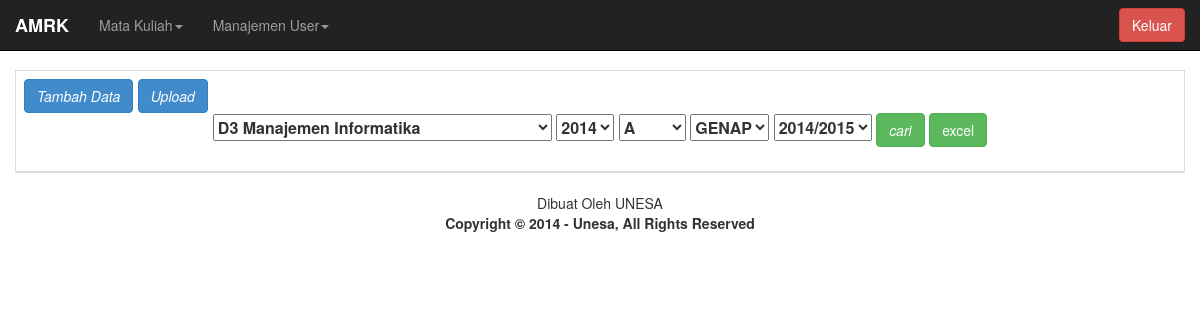
The app's page /admin/jadwal/jadwal.php with its own data.
### tables this page shows
CREATE TABLE IF NOT EXISTS `web` (
  `id` int(10) NOT NULL,
  `pembuat` varchar(100) DEFAULT NULL,
  `lisensi` varchar(100) DEFAULT NULL,
  `judul` varchar(100) DEFAULT NULL,
  PRIMARY KEY (`id`)
);

### admin/jadwal/jadwal.php (the view, shortened to what this page needs)
<?php
  include "../../koneksi/conn.php";
 ?>
<html lang="en"><head><meta http-equiv="Content-Type" content="text/html; charset=UTF-8">
    <link href="../../css/bootstrap.min.css" rel="stylesheet" media="screen">
    <link href="../../css/template.css" rel="stylesheet">
  </head>
  <body>
    <nav class="navbar navbar-inverse navbar-fixed-top" role="navigation">
      <div class="container-fluid">
        <div class="navbar-header">
          <a class="navbar-brand"><?php
$sql = "SELECT * FROM web";
 $result = $sqli->query($sql);
while($tampil=$result->fetch_assoc())
{
 echo  "<b>" .$tampil["judul"]. "</b>" ;
   }
?></a>
        </div>
        <div id="navbar" class="collapse navbar-collapse">
          <ul class="nav navbar-nav">
          <li class="dropdown">
          <a href="#" class="dropdown-toggle" data-toggle="dropdown" role="button" aria-expanded="false">Mata Kuliah<span class="caret"></span></a>
        </li>
        <li class="dropdown">
          <a href="#" class="dropdown-toggle" data-toggle="dropdown" role="button" aria-expanded="false">Manajemen User<span class="caret"></span></a>
        </li>
          </ul>
          <ul class="nav navbar-nav navbar-right">
          <form action="../fungsi/logout.php" method="post" class="navbar-form navbar-left" role="logout">
          <input type="submit" name="keluar" value="Keluar" class="btn btn-danger">
          </form>
          </ul>
        </div>
        </div>
    </nav>
<?php
    $prodi ="";
    $kelas ="";
  $angkatan = "";
  $semester = "";
  $thajaran = "";
  ?>
<div class="container-fluid">
<div class="table-responsive">
<table class="table table-bordered table-striped">
<thead>
    <tr>
        <th><div class="control-group">
    <div class="controls">
      <a href="#dialog-jadwal" id="0" class="btn btn-primary tambah" data-toggle="modal">
        <i class="icon-plus">Tambah Data </i>
      </a>
              <a href="#dialog-jadwal" id="0" class="btn btn-primary upload" data-toggle="modal">
        <i class="icon-plus">Upload </i>
      </a>
<center><form class="form-horizontal" method="post" id="form-jadwal" action="jadwal.export.act.php">
      <select class="input-medium" name="prodi">
        <?php
        $pro= mysqli_query($sqli,"SELECT * FROM prodi ");
        while ($p=mysqli_fetch_array($pro)){
          ?>
        <option value="<?= $p['PRODI']?>" <?php if($prodi==$p['PRODI']) {echo 'selected';} ?>><?= $p['PRODI']?></option> <?php } ?>
      </select>
      <select class="input-medium" name="angkatan">
        <?php
        $ang= mysqli_query($sqli,"SELECT * FROM angkatan ");
        while ($a=mysqli_fetch_array($ang)){
          ?>
        <option value="<?= $a['ANGKATAN']?>" <?php if($angkatan==$a['ANGKATAN']) {echo 'selected';} ?>><?= $a['ANGKATAN']?></option> <?php } ?>
      </select>
      <select class="input-medium" name="kelas">
        <?php
        $sql_kelas= mysqli_query($sqli,"SELECT * from kelas order by kelas asc");
        while ($k=mysqli_fetch_array($sql_kelas)){
          ?>
        <option value="<?= $k['KELAS']?>" <?php if($kelas==$k['KELAS']) {echo 'selected';} ?>><?= $k['KELAS']?></option> <?php } ?>
      </select>
       <select class="input-medium" name="semester">
        <?php
        $ses= mysqli_query($sqli,"SELECT * FROM semester ");
        while ($s=mysqli_fetch_array($ses)){
          ?>
        <option value="<?= $s['SEMESTER']?>" <?php if($semester==$s['SEMESTER']) {echo 'selected';} ?>><?= $s['SEMESTER']?></option> <?php } ?>
      </select>
       <select class="input-medium" name="thajaran">
        <?php
        $thaj= mysqli_query($sqli,"SELECT * FROM tahun_ajaran ");
        while ($th=mysqli_fetch_array($thaj)){
          ?>
        <option value="<?=$th['TAHUN_AJARAN']?>" <?php if($thajaran==$th['TAHUN_AJARAN']) {echo 'selected';} ?>><?= $th['TAHUN_AJARAN']?></option> <?php } ?>
      </select>
<a id="filter-jadwal" class="btn btn-success" >
        <i class="icon-plus">cari</i>
      </a>
      <input value="excel" type="submit" class="btn btn-success">
  </form>
</center>
      </th>
    </tr>
</thead>
</table>
</div>
</div>
<div class="container-fluid">
<div class="row">
<center>
<?php
$sql = "SELECT * FROM web";
 $result = $sqli->query($sql);
while($tampil=$result->fetch_assoc())
{
 echo  $tampil["pembuat"];
 echo '<br>';
 echo  "<b>" .$tampil["lisensi"]. "</b>" ;
   }
?>
</center>
</div>
</div>
</body>
</html>

### css/template.css (style rules this page uses)
body { padding-top: 50px; }

### records on screen
web: judul "AMRK", pembuat "Dibuat Oleh UNESA", lisensi "Copyright © 2014 - Unesa, All Rights Reserved"

### other values on screen
form field prodi "D3 Manajemen Informatika"
form field angkatan "2014"
form field kelas "A"
form field semester "GENAP"
form field thajaran "2014/2015"
